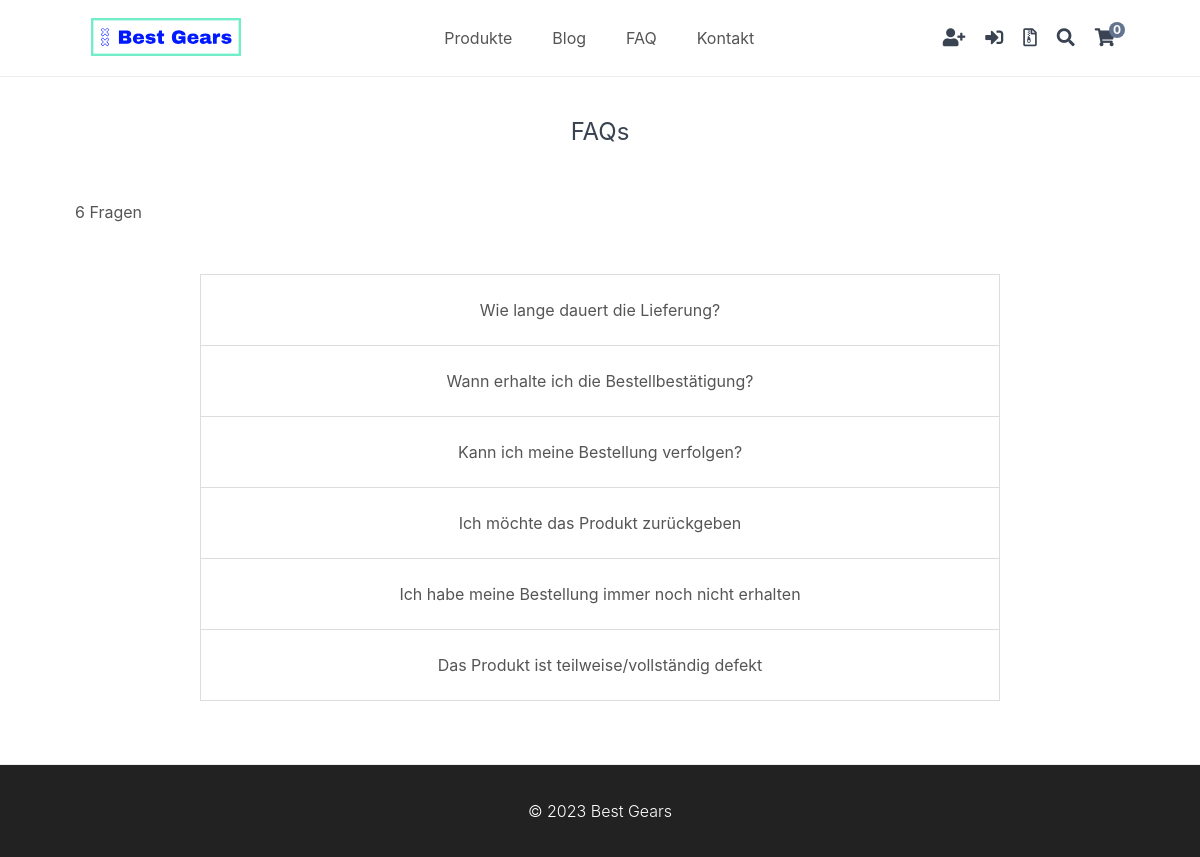
Page /index.php?page=faqs on the committed database.
### tables this page shows
CREATE TABLE `faqs` (
  `id` int(11) NOT NULL,
  `question` varchar(200) NOT NULL,
  `desc` text NOT NULL,
  `img` text NOT NULL,
  `date_added` datetime NOT NULL DEFAULT current_timestamp()
);

### index.php (called while the page is built, shortened)
<?php
include 'functions.php';
$page = isset($_GET['page']) && file_exists($_GET['page'] . '.php') ? $_GET['page'] : 'home';
include $page . '.php';
?>

### faqs.php (the view, shortened to what this page needs)
<?php
$num_products_on_each_page = 10;
$current_page = isset($_GET['p']) && is_numeric($_GET['p']) ? (int)$_GET['p'] : 1;
$stmt = $pdo->prepare('SELECT * FROM faqs ORDER BY question DESC LIMIT ?,?');
$stmt->bindValue(1, ($current_page - 1) * $num_products_on_each_page, PDO::PARAM_INT);
$stmt->bindValue(2, $num_products_on_each_page, PDO::PARAM_INT);
$stmt->execute();
$faqs = $stmt->fetchAll(PDO::FETCH_ASSOC);
$total_faqs = $pdo->query('SELECT * FROM faqs')->rowCount();
?>
<?=template_header('FAQs')?>
<div class="products content-wrapper">
    <h1>FAQs</h1>
    <p><?=$total_faqs?> Fragen</p>
    <div class="faq-wrapper">
        <ul>
            <?php foreach ($faqs as $faq): ?>
                    <li><a href="index.php?page=faq&id=<?=$faq['id']?>" class="faqs"><div><?=$faq['question']?></div></a></li>
            <?php endforeach; ?>
        </ul>
    </div>
    <div class="buttons">
    </div>
</div>
<?=template_footer()?>

### style.css (style rules this page uses)
* { box-sizing: border-box; font-family: -apple-system, BlinkMacSystemFont, "segoe ui", roboto, oxygen, ubuntu, cantarell, "fira sans", "droid sans", "helvetica neue", Arial, sans-serif; font-size: 16px; -webkit-font-smoothing: antialiased; -moz-osx-font-smoothing: grayscale; }
html { height: 100%; }
body { position: relative; min-height: 100%; color: #555555; background-color: #FFFFFF; margin: 0; padding-bottom: 100px; }
h1, h2, h3, h4, h5 { color: #394352; }
.content-wrapper { width: 1050px; margin: 0 auto; }
.faq-wrapper { padding-top: 20px; width: 800px; margin: 0 auto; text-align: center; }
.faq-wrapper > ul > li > a { text-decoration: none; color: inherit; }
.faq-wrapper > ul { list-style-type: none; padding: 0; border: 1px solid #ddd; }
.faq-wrapper > ul > li { padding: 25px 16px; border-bottom: 1px solid #ddd; }
.faq-wrapper > ul > li:last-child { border-bottom: none; }
.faq-wrapper > ul > li div { transform: scale(1); transition: transform 1s; object-fit: cover; }
main > .products h1 { display: block; font-weight: normal; margin: 0; padding: 40px 0; font-size: 24px; text-align: center; width: 100%; }
main > .products .buttons { text-align: right; padding-bottom: 40px; }

### rows in the picture
faqs: question "Wie lange dauert die Lieferung?"
faqs: question "Wann erhalte ich die Bestellbestätigung?"
faqs: question "Kann ich meine Bestellung verfolgen?"
faqs: question "Ich möchte das Produkt zurückgeben"
faqs: question "Ich habe meine Bestellung immer noch nicht erhalten"
faqs: question "Das Produkt ist teilweise/vollständig defekt"

### other values in the picture
$num_items_in_cart "0"
$total_faqs "6"
